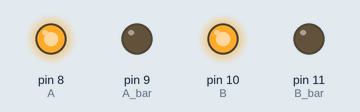
A sketch run on a simulated Arduino Uno, built with avr-gcc and run on an emulated ATmega328P. Shown: output pins drawn as LEDs (lit = HIGH).

Above: at 0.1 s.
Timing chart, 0 to 1.6 s (numbered marks = the images above):
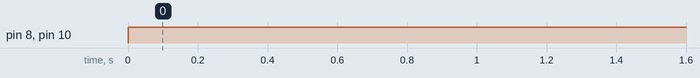

The sketch:

stepper_motor.ino
```cpp
int A = 8;
int A_bar = 9;
int B = 10;
int B_bar = 11;
int y = 100;

int xdir = 1;
int xdir1;
int count = 1;

void setup() {
  pinMode(A, OUTPUT);
  pinMode(A_bar, OUTPUT);
  pinMode(B, OUTPUT);
  pinMode(B_bar, OUTPUT);
}

void loop() {
  if (count % 100 == 0) {
    xdir1 = xdir * (-1);
    digitalWrite(A, HIGH);
    digitalWrite(A_bar, LOW);
    digitalWrite(B, HIGH);
    digitalWrite(B_bar, LOW);
    delay(y);
  }

  for (count = 1; count <= 600; count++)

  if (xdir == 1) {
    digitalWrite(A, HIGH);
    digitalWrite(A_bar, LOW);
    digitalWrite(B, HIGH);
    digitalWrite(B_bar, LOW);
    delay(y);
  }

  if (xdir == -1)
  {
    digitalWrite(A, HIGH);
    digitalWrite(A_bar, LOW);
    digitalWrite(B, LOW);
    digitalWrite(B_bar, HIGH);
    delay(y);
  }
  count++;
  delay(1000);
}
```

Measured:
- by itself, pin 8 (A), pin 10 (B): LOW → HIGH at 0.00 s
